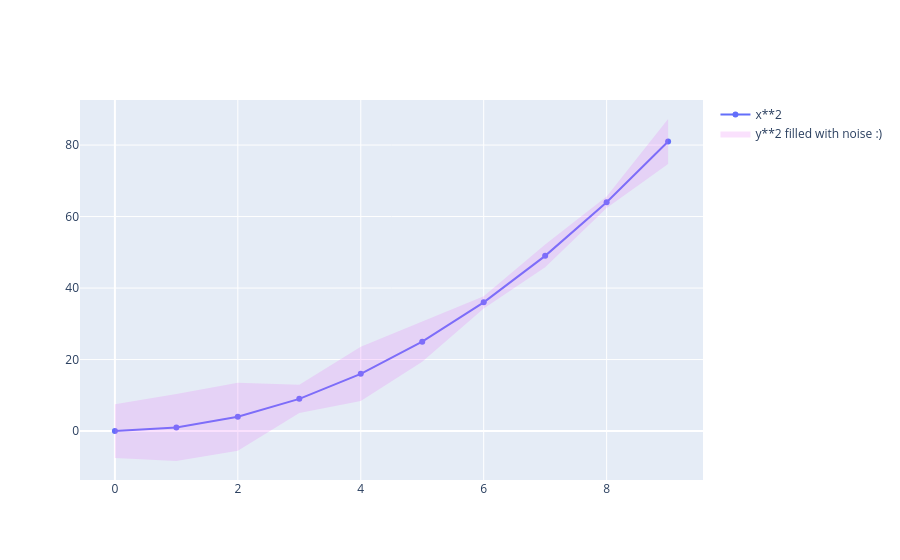

Write notebook code for a chart like this one.
### Code cell
#@title **code** plot with filled range
configure_plotly_browser_state()

x = np.arange(10)
y = x**2
noise = np.random.uniform(high=10, size=(10))

# Create the figure.
fig = go.Figure()

# Add the trace with the x**2 line
fig.add_trace(go.Scatter(x=x, y=y, name='x**2'))

# Add the shade by adding other scatter with random noise.
filled_line_x = x.tolist() + x.tolist()[::-1]
filled_line_y = (y + noise).tolist() + (y - noise).tolist()[::-1]
fig.add_trace(
    go.Scatter(
        x=filled_line_x,
        y=filled_line_y,
        fill='toself',
        fillcolor='rgba(231,107,243,0.2)',
        line_color='rgba(255,255,255,0)',
        name='y**2 filled with noise :)'
    )
)

fig

### Figure 1 — Plotly figure (JSON) as saved in the notebook; plotly's stock layout.template omitted (floating-point values rounded to 4 significant figures)
{"data": [{"name": "x**2", "x": [0, 1, 2, 3, 4, 5, 6, 7, 8, 9], "y": [0, 1, 4, 9, 16, 25, 36, 49, 64, 81], "type": "scatter"}, {"fill": "toself", "fillcolor": "rgba(231,107,243,0.2)", "line": {"color": "rgba(255,255,255,0)"}, "name": "y**2 filled with noise :)", "x": [0, 1, 2, 3, 4, 5, 6, 7, 8, 9, 9, 8, 7, 6, 5, 4, 3, 2, 1, 0], "y": [7.507, 10.38, 13.51, 12.94, 23.58, 30.58, 37.72, 52.19, 65.61, 87.29, 74.71, 62.39, 45.81, 34.28, 19.42, 8.422, 5.063, -5.509, -8.378, -7.507], "type": "scatter"}], "layout": {}}
